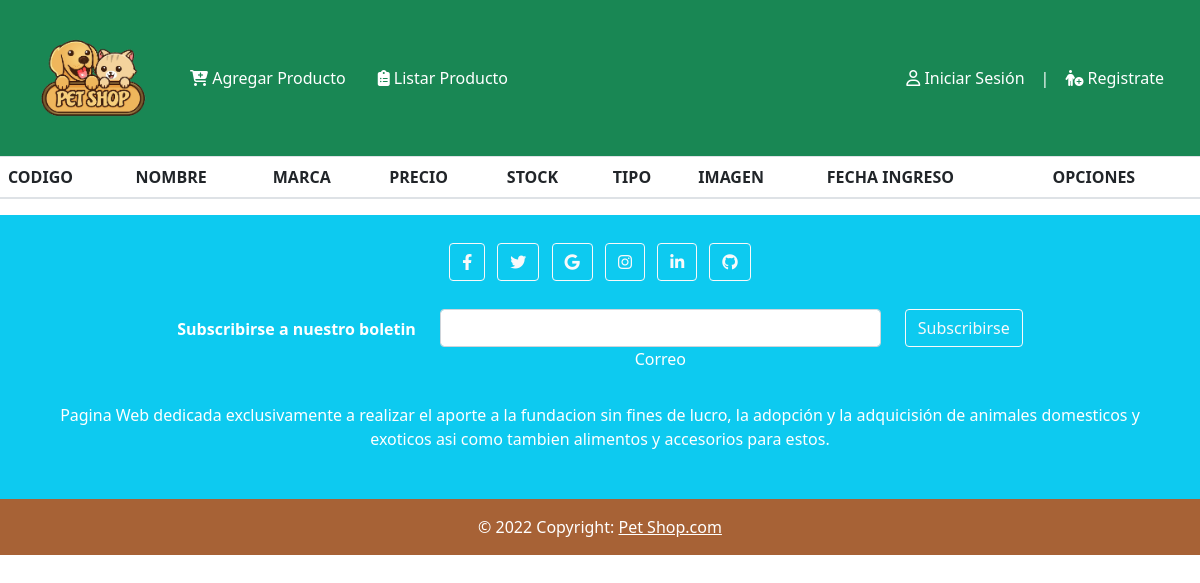
The page /listar_productos/ on the database as committed earlier.
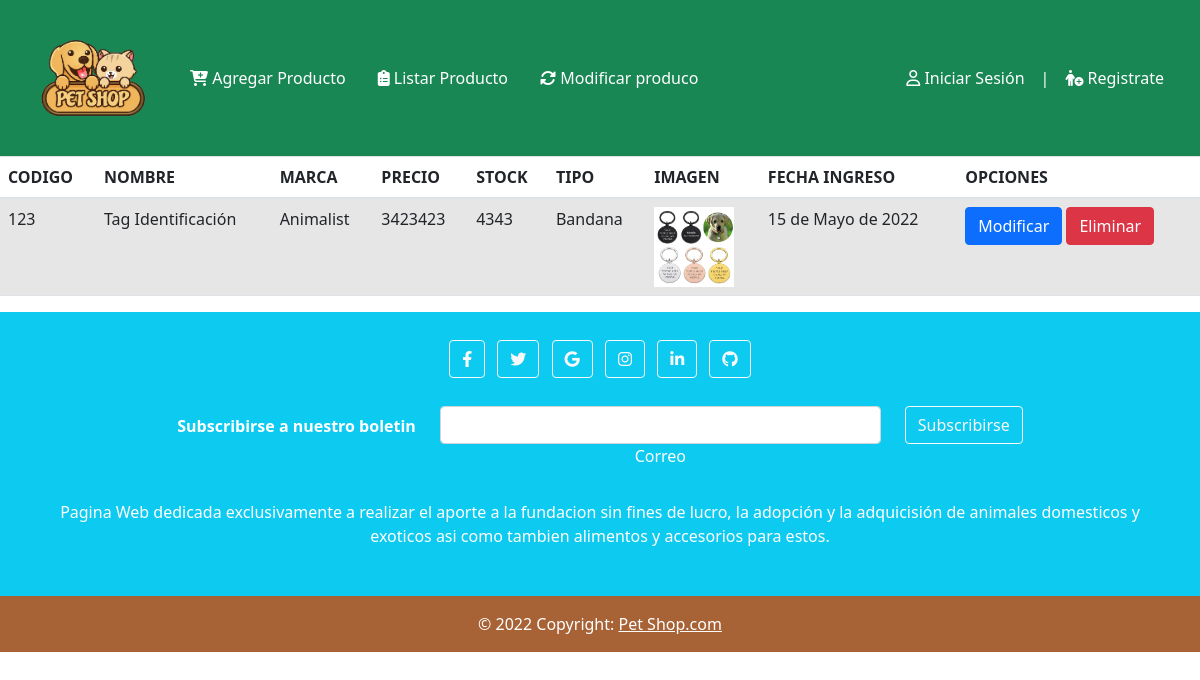
The same page on the database as committed later.
### app/models.py (models this page shows, shortened)
class Producto(models.Model):
    codigo = models.IntegerField(null=False,primary_key=True)
    nombre = models.CharField(max_length=20)
    marca = models.CharField(max_length=20)
    precio = models.IntegerField()
    stock = models.IntegerField()
    tipo = models.ForeignKey(TipoProducto,on_delete=models.CASCADE)
    imagen = models.ImageField(upload_to="productos", null=True)
    created_at = models.DateField(auto_now_add=True)
    updated_at = models.DateField(auto_now=True)
    class Meta:
        db_table = 'db_producto'

class TipoProducto(models.Model):
    tipo = models.CharField(max_length=20)
    def __str__(self):
        return self.tipo
    class Meta:
        db_table = 'db_tipo_producto'

### app/views.py (the view)
# urls.py: path('listar_productos/', listar_productos ,name="listar_productos"),
def listar_productos(request):
    productosAll = Producto.objects.all()
    datos = {
        'listaProductos': productosAll
    }
    return render(request,'app/productos/listar_productos.html',datos)

### app/templates/app/productos/listar_productos.html
{% extends 'app/modeloproducto.html' %}
{% load static %}
{% block contenido %}
<table class="table table-striped table-condensed">
    <thead>
        <tr>
            <th>CODIGO</th>
            <th>NOMBRE</th>
            <th>MARCA</th>
            <th>PRECIO</th>
            <th>STOCK</th>
            <th>TIPO</th>
            <th>IMAGEN</th>
            <th>FECHA INGRESO</th>
            <th>OPCIONES</th>
        </tr>
    </thead>
        <TBody>
            {% for aux in listaProductos %}
            <tr>
                <td>{{ aux.codigo }}</td>
                <td>{{ aux.nombre }}</td>
                <td>{{ aux.marca }}</td>
                <td>{{ aux.precio }}</td>
                <td>{{ aux.stock }}</td>
                <td>{{ aux.tipo }}</td>
                <td>
                    {% if aux.imagen %}
                    <img src="{{ aux.imagen.url }}" alt="" width="80">
                    {% endif %}
                </td>
                <td>{{ aux.created_at }}</td>
                <td>
                    <a href="{% url 'modificar_producto' aux.codigo%}" class="btn btn-primary">Modificar</a>
                    <a onclick="confirmDelete ({{ aux.codigo }})" class="btn btn-danger">Eliminar</a>
                </td>
            </tr>
            {% endfor %}
        </tbody>
</table>
{% endblock %}

### app/templates/app/modeloproducto.html (shortened to what the changed rows need)
<!DOCTYPE html>
<html lang="en">
{%load static%}
<head>
    <link rel="stylesheet" href="{%static 'app/css/style.css' %} ">
    <link rel="stylesheet" href="https://cdnjs.cloudflare.com/ajax/libs/font-awesome/6.1.1/css/all.min.css">
    <link rel="stylesheet" href="https://cdn.jsdelivr.net/npm/bootstrap@4.6.1/dist/css/bootstrap.min.css">
    <link href="https://cdn.jsdelivr.net/npm/bootstrap@5.1.3/dist/css/bootstrap.min.css" rel="stylesheet">
    <link rel="stylesheet" href="https://cdnjs.cloudflare.com/ajax/libs/limonte-sweetalert2/11.4.8/sweetalert2.css"
 />
</head>
<body>
    <nav class="navbar navbar-expand-sm bg-success navbar-dark">
        <div class="container-fluid">
            <ul class="nav">
                {% for aux in listaProductos %}
                <li class="nav-item">
                    <a class="nav-link text-white" href="{% url 'modificar_producto' aux.codigo %}"><i class="fa-solid fa-rotate"></i> Modificar produco</a>
                </li>
                {% endfor %}
            </ul>
        </div>
    </nav>
    {% block contenido %}{% endblock %}
</body>
</html>

Rows that differ between the two databases and show on the page:
added Producto: codigo "123", nombre "Tag Identificación", marca "Animalist", precio "3423423", stock "4343", tipo "Bandana", imagen (picture), created_at "15 de Mayo de 2022"
